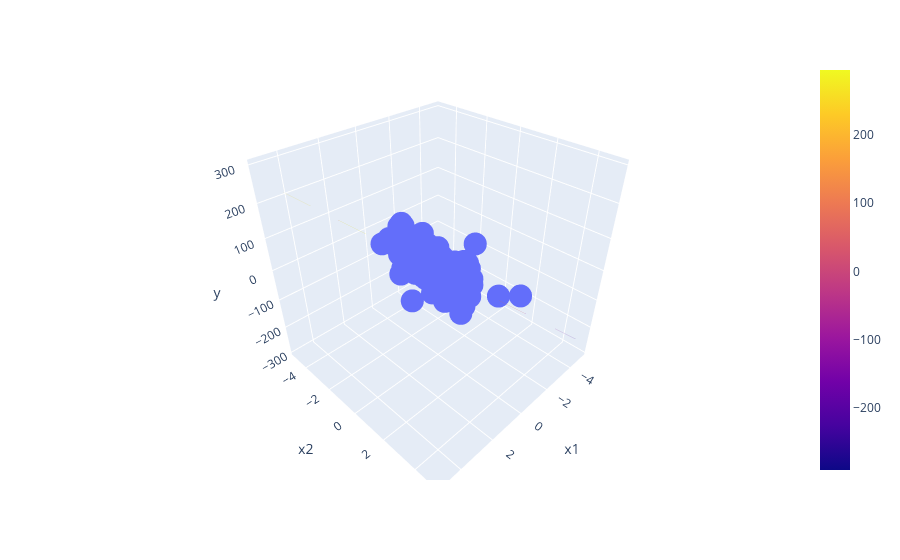

Notebook code cell kept with this figure:
### Code cell
fig = px.scatter_3d(df, x="x1", y="x2", z="y")
fig.add_trace(go.Surface(x=x, y=y, z=z))
fig.show()
